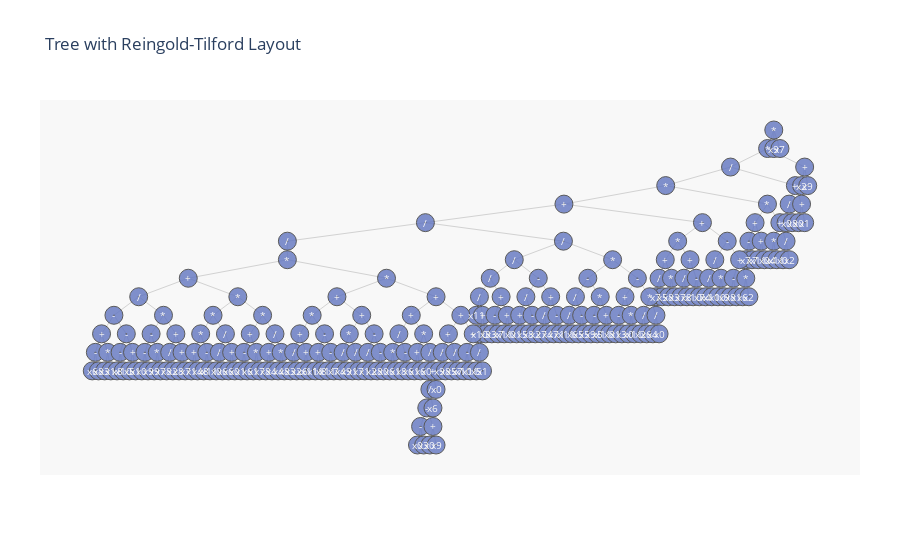

Notebook code for this chart:
### Code cell
tree1 = mutate(tree1, TERMINAIS, variables, TAMANHO_MAXIMO_INDIVIDUO, method='grow')
tree1.view_tree()
